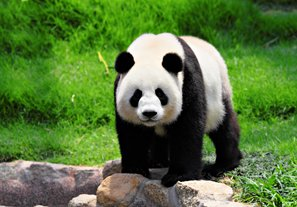
#> input picture Edge/white_panda.jpg, 297 x 207 px, given in place of the camera
$ python ED.py   (older library calls are emulated)
#> lines starting #> are read from the running program, lines starting #| are printed output that depends on the picture
import cv2
import numpy as np

def process_video(source=0, kernel_size=3, scale=1, delta=0):
    """
    Perform real-time Laplacian edge detection on video input with overlay.

    Parameters:
    source (int or str): 0 for webcam, or path to video file
    kernel_size (int): Size of the Laplacian kernel (must be odd)
    scale (int): Optional scaling factor for edge detection
    delta (int): Optional delta value added to results
    """
#> called with source = 0, kernel_size = 3, scale = 1, delta = 0
    # Initialize video capture
    cap = cv2.VideoCapture(source)
    if not cap.isOpened():
        raise ValueError("Could not open video source")

    # Get video properties for output
    frame_width = int(cap.get(cv2.CAP_PROP_FRAME_WIDTH))
    frame_height = int(cap.get(cv2.CAP_PROP_FRAME_HEIGHT))
    fps = int(cap.get(cv2.CAP_PROP_FPS))

    # Initialize video writer for three outputs
    fourcc = cv2.VideoWriter_fourcc(*'XVID')
    out = cv2.VideoWriter('edge_detection_combined.avi', fourcc, fps, (frame_width*3, frame_height))

    try:
        while True:
            # Read frame
            ret, frame = cap.read()
#> frame is the input picture: shape (207, 297, 3); mean B, G, R 59.6, 118.5, 87.3
            if not ret:
                break

            # Convert frame to grayscale
            gray = cv2.cvtColor(frame, cv2.COLOR_BGR2GRAY)
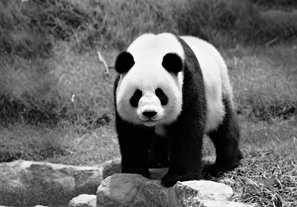
#> gray: shape (207, 297); min 0, max 255, mean 102.5

            # Apply Gaussian blur to reduce noise
            blurred = cv2.GaussianBlur(gray, (3, 3), 0)
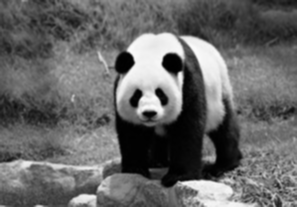
#> blurred: shape (207, 297); min 0, max 251, mean 102.5

            # Apply Laplacian edge detection
            laplacian = cv2.Laplacian(blurred, cv2.CV_64F, ksize=kernel_size, scale=scale, delta=delta)
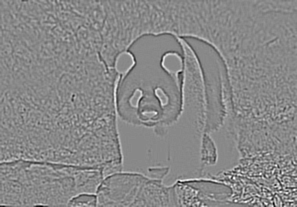
#> laplacian: shape (207, 297) float64; min -412, max 356, mean -0.1; drawn with min black and max white

            # Convert back to uint8 and get absolute values
            laplacian = np.uint8(np.absolute(laplacian))
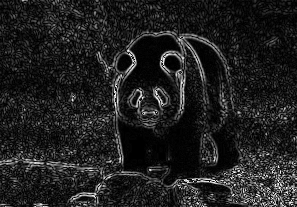
#> laplacian: shape (207, 297); min 0, max 254, mean 32.3

            # Apply threshold to make edges more visible
            _, laplacian_binary = cv2.threshold(laplacian, 30, 255, cv2.THRESH_BINARY)
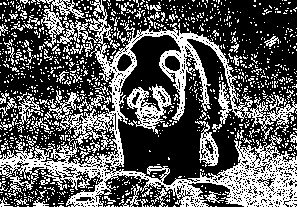
#> laplacian_binary: shape (207, 297); 35.7% white in thin lines or dots

            # Create overlay by combining grayscale and edges
            gray_3channel = cv2.cvtColor(gray, cv2.COLOR_GRAY2BGR)
            edges_3channel = cv2.cvtColor(laplacian_binary, cv2.COLOR_GRAY2BGR)
#> edges_3channel: shape (207, 297, 3); 35.7% white in thin lines or dots

            # Create overlay effect
            overlay = gray_3channel.copy()
            mask = laplacian_binary > 0
#> mask: shape (207, 297) bool; 35.7% white in thin lines or dots
            overlay[mask] = [0, 255, 0]  # Green edges
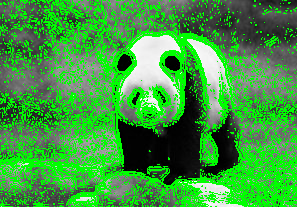
#> overlay: shape (207, 297, 3); mean B, G, R 62.8, 153.7, 62.8

            # Stack all three versions side by side
            combined_frame = np.hstack((frame, edges_3channel, overlay))
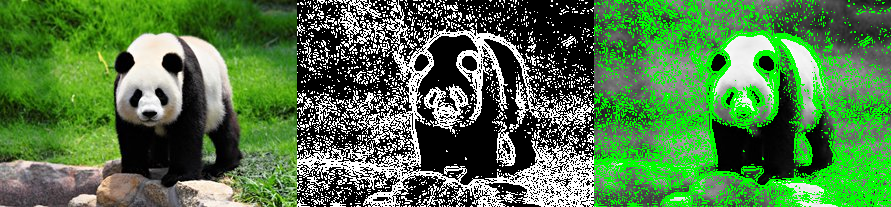
#> combined_frame: shape (207, 891, 3); mean B, G, R 71.1, 121.1, 80.3

            # Write the frame to output video
            out.write(combined_frame)

            # Display the result
            cv2.imshow('Edge Detection (Press Q to quit)', combined_frame)
            cv2.setWindowTitle('Edge Detection (Press Q to quit)',
                             'Original | Edges | Overlay')

            # Break the loop if 'q' is pressed
            if cv2.waitKey(1) & 0xFF == ord('q'):
#> (key q is pressed here)
                break

    finally:
        # Clean up
        cap.release()
        out.release()
        cv2.destroyAllWindows()

def main():
    """
    Main function with error handling and parameter settings.
    """
    try:
        # You can modify these parameters
        VIDEO_SOURCE = 0  # Use 0 for webcam or provide path to video file
        KERNEL_SIZE = 3   # Must be odd number (1, 3, 5, etc.)
        SCALE = 1        # Scaling factor for edge detection
        DELTA = 0        # Delta value added to results

        print("Starting edge detection...")
        print("Press 'Q' to quit the application")

        process_video(
            source=VIDEO_SOURCE,
            kernel_size=KERNEL_SIZE,
            scale=SCALE,
            delta=DELTA
        )

        print("Processing complete! Output saved as 'edge_detection_combined.avi'")

    except Exception as e:
        print(f"An error occurred: {str(e)}")

if __name__ == "__main__":
    main()
